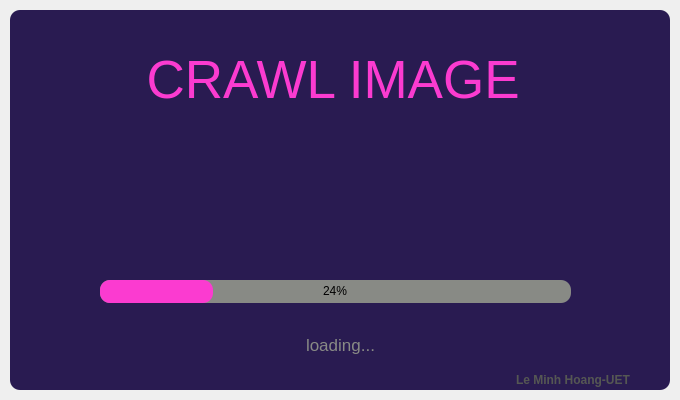
<?xml version="1.0" encoding="UTF-8"?>
<ui version="4.0">
 <class>SplashScreen</class>
 <widget class="QMainWindow" name="SplashScreen">
  <property name="geometry">
   <rect>
    <x>0</x>
    <y>0</y>
    <width>680</width>
    <height>400</height>
   </rect>
  </property>
  <property name="windowTitle">
   <string>MainWindow</string>
  </property>
  <widget class="QWidget" name="centralwidget">
   <layout class="QVBoxLayout" name="verticalLayout">
    <property name="spacing">
     <number>0</number>
    </property>
    <property name="leftMargin">
     <number>10</number>
    </property>
    <property name="topMargin">
     <number>10</number>
    </property>
    <property name="rightMargin">
     <number>10</number>
    </property>
    <property name="bottomMargin">
     <number>10</number>
    </property>
    <item>
     <widget class="QFrame" name="dropShadowFrame">
      <property name="styleSheet">
       <string notr="true">QFrame{
	
	
	
	background-color: rgb(41, 27, 81);
	
	color: rgb(85, 87, 83);

	border-radius:10px;
	

}</string>
      </property>
      <property name="frameShape">
       <enum>QFrame::StyledPanel</enum>
      </property>
      <property name="frameShadow">
       <enum>QFrame::Raised</enum>
      </property>
      <widget class="QLabel" name="label">
       <property name="geometry">
        <rect>
         <x>0</x>
         <y>40</y>
         <width>661</width>
         <height>51</height>
        </rect>
       </property>
       <property name="font">
        <font>
         <family>Ubuntu</family>
         <pointsize>40</pointsize>
        </font>
       </property>
       <property name="styleSheet">
        <string notr="true">color: rgb(251, 59, 208);</string>
       </property>
       <property name="text">
        <string>&lt;html&gt;&lt;head/&gt;&lt;body&gt;&lt;p&gt;CRAWL IMAGE &lt;/p&gt;&lt;/body&gt;&lt;/html&gt;</string>
       </property>
       <property name="alignment">
        <set>Qt::AlignCenter</set>
       </property>
      </widget>
      <widget class="QProgressBar" name="progressBar">
       <property name="geometry">
        <rect>
         <x>90</x>
         <y>270</y>
         <width>471</width>
         <height>23</height>
        </rect>
       </property>
       <property name="styleSheet">
        <string notr="true">QProgressBar {
	background-color: rgb(46, 52, 54);
	background-color: rgb(136, 138, 133);
	border-radius:10px;
	text-align:center;
}

QProgressBar::chunk {
	border-radius:10px;
	
	background-color: rgb(251, 59, 208);
}</string>
       </property>
       <property name="value">
        <number>24</number>
       </property>
       <property name="alignment">
        <set>Qt::AlignCenter</set>
       </property>
      </widget>
      <widget class="QLabel" name="label_3">
       <property name="geometry">
        <rect>
         <x>0</x>
         <y>320</y>
         <width>661</width>
         <height>31</height>
        </rect>
       </property>
       <property name="font">
        <font>
         <family>Ubuntu</family>
         <pointsize>13</pointsize>
        </font>
       </property>
       <property name="styleSheet">
        <string notr="true">color: rgb(136, 138, 133);</string>
       </property>
       <property name="text">
        <string>&lt;html&gt;&lt;head/&gt;&lt;body&gt;&lt;p&gt;loading...&lt;/p&gt;&lt;/body&gt;&lt;/html&gt;</string>
       </property>
       <property name="alignment">
        <set>Qt::AlignCenter</set>
       </property>
      </widget>
      <widget class="QLabel" name="label_4">
       <property name="geometry">
        <rect>
         <x>506</x>
         <y>360</y>
         <width>141</width>
         <height>20</height>
        </rect>
       </property>
       <property name="text">
        <string>&lt;strong&gt;Le Minh Hoang-UET&lt;/strong&gt;</string>
       </property>
      </widget>
      <widget class="QLabel" name="label_2">
       <property name="geometry">
        <rect>
         <x>240</x>
         <y>110</y>
         <width>171</width>
         <height>151</height>
        </rect>
       </property>
       <property name="text">
        <string/>
       </property>
       <property name="pixmap">
        <pixmap>../Downloads/82e42b05493279faa022e82350a788e8-removebg-preview.png</pixmap>
       </property>
       <property name="scaledContents">
        <bool>true</bool>
       </property>
      </widget>
     </widget>
    </item>
   </layout>
  </widget>
 </widget>
 <resources/>
 <connections/>
</ui>
